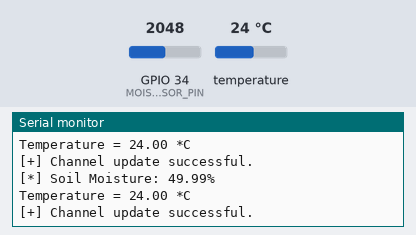
The program below on a simulated ESP32. On the bench: the last lines printed to the serial monitor. The inputs (shaded band) are chosen by the test bench; at power-on: temperature 24 °C, GPIO 34 (MOISTURE_SENSOR_PIN) = 2048. WiFi joins after 1.5 s; servers stay silent unless stated.

Above: at 5.2 s.
5.3 s: temperature set to 12 °C
At 7.43 s:
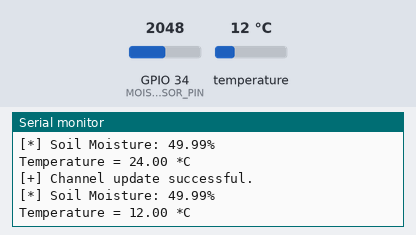
9.2 s: GPIO 34 (MOISTURE_SENSOR_PIN) set to 2866
At 10.9 s:
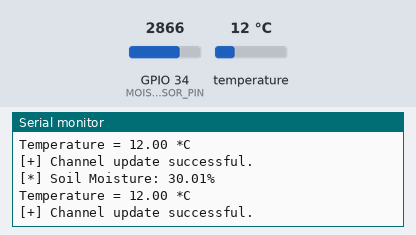
13.1 s: temperature set to 19 °C
At 16.4 s:
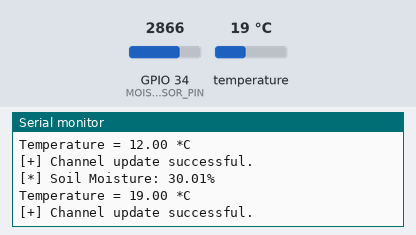
17.0 s: GPIO 34 (MOISTURE_SENSOR_PIN) set to 3603
At 19.9 s:
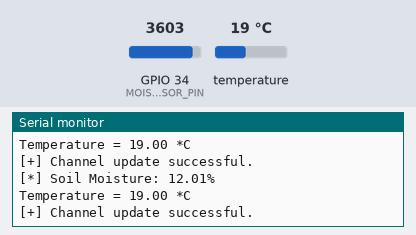
Timing chart, 0 to 21.4 s (numbered marks = the images above; inputs shaded):
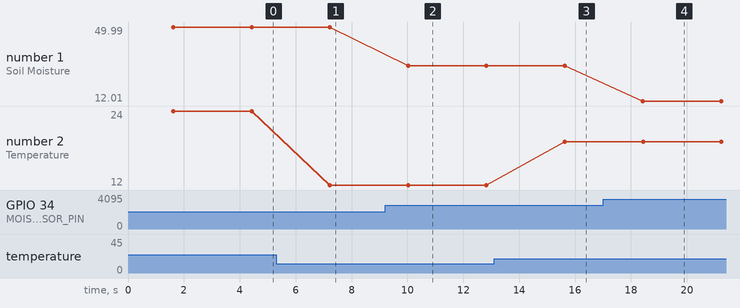

Measured:
- after the input at 5.3 s, the serial monitor: prints a new line after 1.9 s (image 1)
- after the input at 9.2 s, the serial monitor: prints a new line after 0.82 s (image 2)
- after the input at 13.1 s, the serial monitor: prints a new line after 2.5 s (image 3)
- after the input at 17.0 s, the serial monitor: prints a new line after 1.4 s (image 4)
- plotted number 1: 49.99 → 30.01 after the input at 9.2 s, 30.01 → 12.01 after the input at 17.0 s
- plotted number 2: 24 → 12 after the input at 5.3 s, 12 → 19 after the input at 13.1 s

The program:

main.cpp
```cpp
#include <Arduino.h>
#include <WiFi.h>
#include <Wire.h>

#include <Adafruit_Sensor.h> //Using Adafruit BMP Sensor Libraries
#include <Adafruit_BMP280.h>
#include "ThingSpeak.h"

#define MOISTURE_SENSOR_PIN 34 // A0 pin on ESP32

char ssid[] = "YOUR-SSID-HERE";   // your network SSID (name)
char pass[] = "s0m3_l33t_p4ssw0rd";   // your network password
WiFiClient  client;

unsigned long myChannelNumber = 2465018;
const char * myWriteAPIKey = "API-KEY";

Adafruit_BMP280 bmp; // I2C


void setup() {
  Serial.begin(115200);  //Initialize serial
  while (!Serial) {
    ; // wait for serial port to connect. Needed for Leonardo native USB port only
  }

  WiFi.mode(WIFI_STA);
  ThingSpeak.begin(client);  // Initialize ThingSpeak

  if (!bmp.begin(0x76)) { // If different I2C address for the BMP280,change the address in the bmp.begin() function, commonly used address is 0x76, some modules might use the address 0x77.
    Serial.println(F("Could not find a valid BMP280 sensor, check wiring!")); //Checking for BMP Sensor
    while (1);
  }
}


void loop() {
  // Connect or reconnect to WiFi
  if(WiFi.status() != WL_CONNECTED){
    Serial.print("[+] Attempting to connect to SSID: ");
    while(WiFi.status() != WL_CONNECTED){
      WiFi.begin(ssid, pass); // Connect to WPA/WPA2 network. Change this line if using open or WEP network
      Serial.print(".");
      delay(200);
    }
    Serial.println("\n[+] Connected.");
  }

  // poll moisture data
  int sensorValue = analogRead(MOISTURE_SENSOR_PIN);
  float moisture = (100 - ((sensorValue / 4095.00) * 100));   // soil moisture reading

  Serial.print("[*] Soil Moisture: ");
  Serial.print(moisture);
  Serial.println("%");

  // stage moisture field
  ThingSpeak.setField(1, moisture);

  // poll sensor data
  float temperature = bmp.readTemperature();
  Serial.print("Temperature = ");
  Serial.print(temperature);
  Serial.println(" *C");

  // stage temperature field
  ThingSpeak.setField(2, temperature);

  // push data to thingspeak dashboard
  int x = ThingSpeak.writeFields(myChannelNumber, myWriteAPIKey);
  if(x == 200){
    Serial.println("[+] Channel update successful.");
    delay(500);
  }
  else{
    Serial.println("[*] Problem updating channel. HTTP error code " + String(x));
  }

  delay(2000); // Wait 2 seconds to update the channel again
}
```
